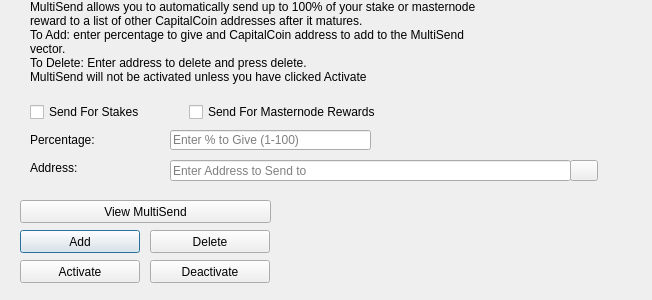
<?xml version="1.0" encoding="UTF-8"?>
<ui version="4.0">
 <class>MultiSendDialog</class>
 <widget class="QDialog" name="MultiSendDialog">
  <property name="windowModality">
   <enum>Qt::NonModal</enum>
  </property>
  <property name="geometry">
   <rect>
    <x>0</x>
    <y>0</y>
    <width>652</width>
    <height>300</height>
   </rect>
  </property>
  <property name="windowTitle">
   <string>MultiSend</string>
  </property>
  <widget class="QLineEdit" name="multiSendPercentEdit">
   <property name="geometry">
    <rect>
     <x>170</x>
     <y>130</y>
     <width>201</width>
     <height>20</height>
    </rect>
   </property>
   <property name="toolTip">
    <string>Enter whole numbers 1 - 100</string>
   </property>
   <property name="placeholderText">
    <string>Enter % to Give (1-100)</string>
   </property>
  </widget>
  <widget class="QLineEdit" name="multiSendAddressEdit">
   <property name="geometry">
    <rect>
     <x>170</x>
     <y>160</y>
     <width>401</width>
     <height>21</height>
    </rect>
   </property>
   <property name="toolTip">
    <string/>
   </property>
   <property name="placeholderText">
    <string>Enter Address to Send to</string>
   </property>
  </widget>
  <widget class="QLabel" name="label_2">
   <property name="geometry">
    <rect>
     <x>30</x>
     <y>0</y>
     <width>451</width>
     <height>121</height>
    </rect>
   </property>
   <property name="lineWidth">
    <number>1</number>
   </property>
   <property name="text">
    <string>MultiSend allows you to automatically send up to 100% of your stake or masternode reward to a list of other CapitalCoin addresses after it matures.
To Add: enter percentage to give and CapitalCoin address to add to the MultiSend vector.
To Delete: Enter address to delete and press delete.
MultiSend will not be activated unless you have clicked Activate</string>
   </property>
   <property name="alignment">
    <set>Qt::AlignLeading|Qt::AlignLeft|Qt::AlignTop</set>
   </property>
   <property name="wordWrap">
    <bool>true</bool>
   </property>
  </widget>
  <widget class="QLabel" name="message">
   <property name="geometry">
    <rect>
     <x>290</x>
     <y>200</y>
     <width>351</width>
     <height>91</height>
    </rect>
   </property>
   <property name="text">
    <string/>
   </property>
  </widget>
  <widget class="QPushButton" name="addButton">
   <property name="geometry">
    <rect>
     <x>20</x>
     <y>230</y>
     <width>120</width>
     <height>23</height>
    </rect>
   </property>
   <property name="toolTip">
    <string/>
   </property>
   <property name="statusTip">
    <string>Add to MultiSend Vector</string>
   </property>
   <property name="text">
    <string>Add</string>
   </property>
  </widget>
  <widget class="QPushButton" name="disableButton">
   <property name="geometry">
    <rect>
     <x>150</x>
     <y>260</y>
     <width>120</width>
     <height>23</height>
    </rect>
   </property>
   <property name="statusTip">
    <string>Deactivate MultiSend</string>
   </property>
   <property name="text">
    <string>Deactivate</string>
   </property>
  </widget>
  <widget class="QPushButton" name="addressBookButton">
   <property name="geometry">
    <rect>
     <x>570</x>
     <y>160</y>
     <width>28</width>
     <height>21</height>
    </rect>
   </property>
   <property name="toolTip">
    <string>Choose an address from the address book</string>
   </property>
   <property name="text">
    <string/>
   </property>
   <property name="icon">
    <iconset resource="../cap.qrc">
     <normaloff>:/icons/address-book</normaloff>:/icons/address-book</iconset>
   </property>
   <property name="shortcut">
    <string>Alt+A</string>
   </property>
   <property name="autoDefault">
    <bool>false</bool>
   </property>
  </widget>
  <widget class="QLabel" name="label">
   <property name="geometry">
    <rect>
     <x>30</x>
     <y>130</y>
     <width>121</width>
     <height>20</height>
    </rect>
   </property>
   <property name="toolTip">
    <string>Percentage of stake to send</string>
   </property>
   <property name="text">
    <string>Percentage:</string>
   </property>
  </widget>
  <widget class="QLabel" name="label_5">
   <property name="geometry">
    <rect>
     <x>30</x>
     <y>160</y>
     <width>111</width>
     <height>16</height>
    </rect>
   </property>
   <property name="toolTip">
    <string>Address to send portion of stake to</string>
   </property>
   <property name="text">
    <string>Address:</string>
   </property>
  </widget>
  <widget class="QPushButton" name="deleteButton">
   <property name="geometry">
    <rect>
     <x>150</x>
     <y>230</y>
     <width>120</width>
     <height>23</height>
    </rect>
   </property>
   <property name="toolTip">
    <string/>
   </property>
   <property name="statusTip">
    <string>Delete Address From MultiSend Vector</string>
   </property>
   <property name="text">
    <string>Delete</string>
   </property>
  </widget>
  <widget class="QPushButton" name="activateButton">
   <property name="geometry">
    <rect>
     <x>20</x>
     <y>260</y>
     <width>120</width>
     <height>23</height>
    </rect>
   </property>
   <property name="statusTip">
    <string>Activate MultiSend</string>
   </property>
   <property name="text">
    <string>Activate</string>
   </property>
  </widget>
  <widget class="QPushButton" name="viewButton">
   <property name="geometry">
    <rect>
     <x>20</x>
     <y>200</y>
     <width>251</width>
     <height>23</height>
    </rect>
   </property>
   <property name="toolTip">
    <string/>
   </property>
   <property name="statusTip">
    <string>View MultiSend Vector</string>
   </property>
   <property name="text">
    <string>View MultiSend</string>
   </property>
  </widget>
  <widget class="QWidget" name="horizontalLayoutWidget">
   <property name="geometry">
    <rect>
     <x>30</x>
     <y>100</y>
     <width>351</width>
     <height>24</height>
    </rect>
   </property>
   <layout class="QHBoxLayout" name="horizontalLayout">
    <item>
     <widget class="QCheckBox" name="multiSendStakeCheckBox">
      <property name="text">
       <string>Send For Stakes</string>
      </property>
     </widget>
    </item>
    <item>
     <widget class="QCheckBox" name="multiSendMasternodeCheckBox">
      <property name="text">
       <string>Send For Masternode Rewards</string>
      </property>
     </widget>
    </item>
   </layout>
  </widget>
 </widget>
 <resources>
  <include location="../cap.qrc"/>
 </resources>
 <connections/>
</ui>
